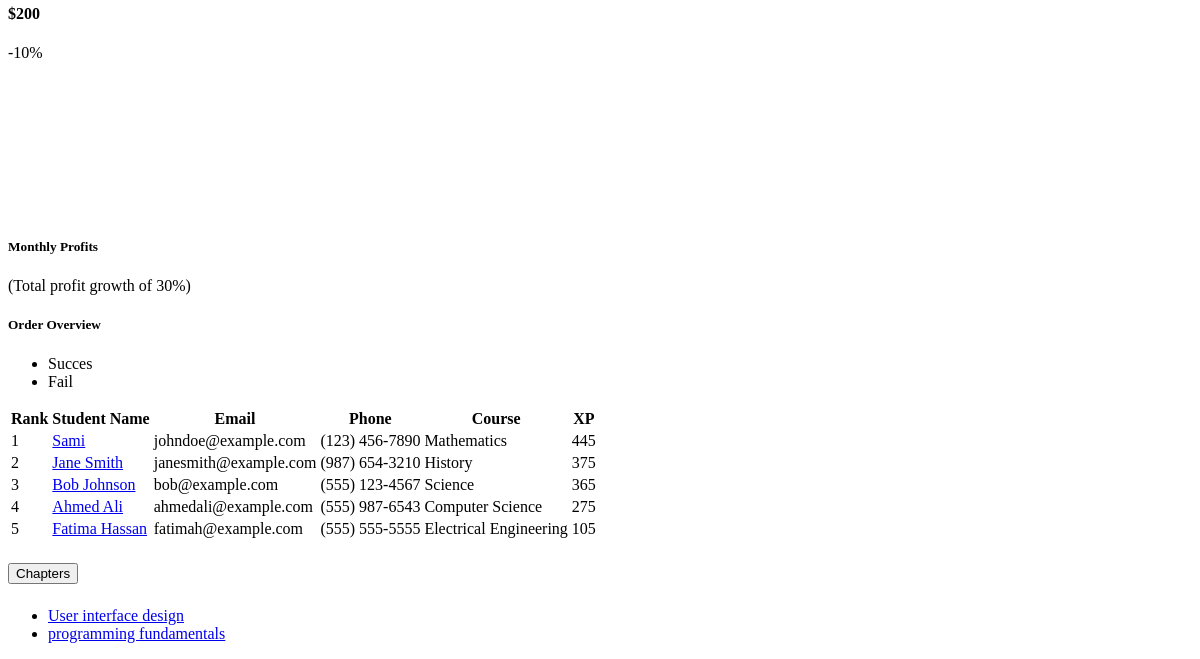
The page /course/1/analyse/ (signed in, lower part) on the database as committed earlier.
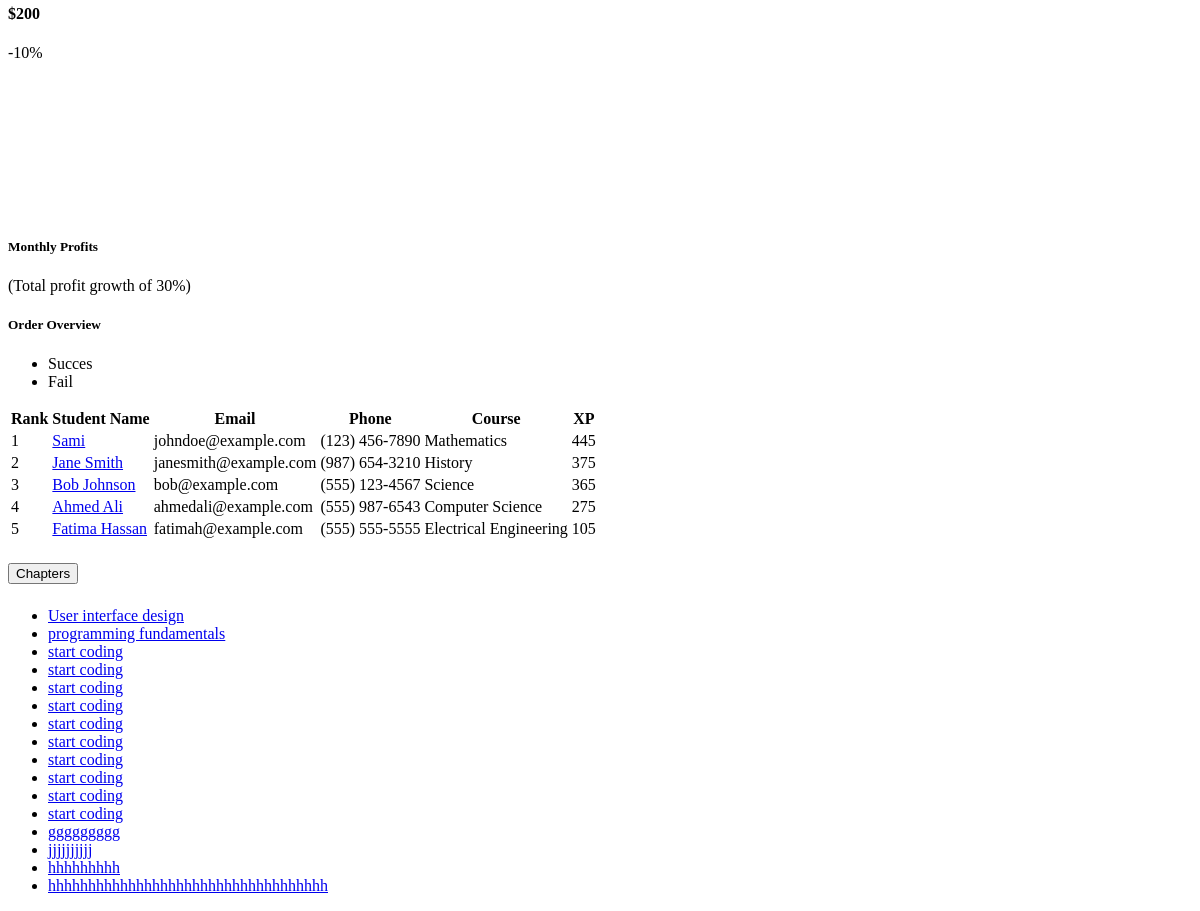
The same page on the database as committed later.
### cubaapp/models.py (models this page shows, shortened)
class Chapiter(models.Model):
    formation = models.ForeignKey(Formation, on_delete=models.CASCADE)
    title = models.CharField(max_length=255)
    file = models.FileField(upload_to='chapiter_files/')
    text = models.TextField(default="")
    is_active = models.BooleanField(default=False)

### cubaapp/views.py (the view)
# urls.py: path('course/<int:id>/analyse/', views.analyse, name="analyse"),
@login_required(login_url="/login_home")
def analyse(request,id):
    tags = Chapiter.objects.filter(formation_id=id)
    formation = Formation.objects.get(id=id)
    context = {
        'all_tags':tags,
        'formation':formation
    }
    return render(request,"pages/analyse/index.html",context)

### cubaapp/templates/pages/analyse/index.html (shortened to what this page needs)
{% extends 'base.html' %}
{% load static %}
{% load sass_tags %}
{% block css %}
<link rel="stylesheet" type="text/css" href="{% sass_src 'assets/scss/vendors/datatables.scss' %}">
{% endblock %}
{% block content %}
<div class="page-body">
      <div class="container-fluid" style="padding-top: 30px;">
            {% include "pages/analyse/components/top.html" %}
            <div class="row">
            <div class="col-md-8">
                  <div class="card">
                    <div class="card-body">
                      <div class="table-responsive">
                        <table class="display" id="row-select-delete">
                          <thead>
                            <tr>
                              <th>Rank</th>
                              <th>Student Name</th>
                              <th>Email</th>
                              <th>Phone</th>
                              <th>Course</th>
                              <th>XP</th>
                            </tr>
                          </thead>
                          <tbody>
                            <tr>
                              <td>1</td>
                              <td><a href="{%url 'user' 1%}">Sami</a></td>
                              <td>johndoe@example.com</td>
                              <td>(123) 456-7890</td>
                              <td>Mathematics</td>
                              <td><span class="badge badge-light-success">445</span></td>
                            </tr>
                            <tr>
                              <td>2</td>
                              <td><a href="{%url 'user' 1%}">Jane Smith</a></td>
                              <td>janesmith@example.com</td>
                              <td>(987) 654-3210</td>
                              <td>History</td>
                              <td><span class="badge badge-light-warning">375</span></td>
                            </tr>
                            <tr>
                              <td>3</td>
                              <td><a href="{%url 'user' 1%}">Bob Johnson</a></td>
                              <td>bob@example.com</td>
                              <td>(555) 123-4567</td>
                              <td>Science</td>
                              <td><span class="badge badge-light-warning">365</span></td>
                            </tr>
                            <tr>
                              <td>4</td>
                              <td><a href="{%url 'user' 1%}">Ahmed Ali</a></td>
                              <td>ahmedali@example.com</td>
                              <td>(555) 987-6543</td>
                              <td>Computer Science</td>
                              <td><span class="badge badge-light-warning">275</span></td>
                            </tr>
                            <tr>
                              <td>5</td>
                              <td><a href="{%url 'user' 1%}">Fatima Hassan</a></td>
                              <td>fatimah@example.com</td>
                              <td>(555) 555-5555</td>
                              <td>Electrical Engineering</td>
                              <td><span class="badge badge-light-danger">105</span></td>
                            </tr>
                          </tbody>
                        </table>
                      </div>
                    </div>
                  </div>
                </div>
                <div class="col-md-4 ">
                  <div class="default-according style-1 faq-accordion job-accordion" id="accordionoc">
                    <div class="row">
                      <div class="col-xl-12">
                        <div class="card">
                          <div class="card-header">
                            <h5 class="mb-0">
                              <button class="btn btn-link" data-bs-toggle="collapse" data-bs-target="#collapseicon1"
                                aria-expanded="true" aria-controls="collapseicon1">Chapters</button>
                            </h5>
                          </div>
                          <div class="collapse show" id="collapseicon1" aria-labelledby="collapseicon1" data-bs-parent="#accordion">
                            <div class="categories">
                              <ul>
                                {% for tag in all_tags %}
                                <li><a href="#">{{ tag.title }} </a>
                                </li>
                                {% endfor %}
                              </ul>
                            </div>
                          </div>
                        </div>
                      </div>
                    </div>
                  </div>
                </div>
            </div>
      </div>
</div>
{% endblock %}

### cubaapp/templates/base.html (shortened to what this page needs)
{% load static %}
{% load sass_tags %}
<!DOCTYPE html>
<html lang="en"dir="{{layout}}" >
  <head>
    <link rel="stylesheet" type="text/css" href="{% static 'assets/css/font-awesome.css'%}">
    <link rel="stylesheet" type="text/css" href="{% sass_src 'assets/scss/vendors/icofont.scss'%}">
    <link rel="stylesheet" type="text/css" href="{% sass_src 'assets/scss/vendors/themify.scss'%}">
    <link rel="stylesheet" type="text/css" href="{% sass_src 'assets/scss/vendors/flag-icon.scss'%}">
    <link rel="stylesheet" type="text/css" href="{% sass_src 'assets/scss/vendors/feather-icon.scss'%}">
  <link rel="stylesheet" type="text/css" href="{% sass_src 'assets/scss/vendors/slick.scss'%}">
  <link rel="stylesheet" type="text/css" href="{% static 'assets/css/vendors/slick-theme.css'%}">
  <link rel="stylesheet" type="text/css" href="{% sass_src 'assets/scss/vendors/scrollbar.scss'%}">
  <link rel="stylesheet" type="text/css" href="{% sass_src 'assets/scss/vendors/animate.scss'%}">
  {% block css %} {% endblock %}
  <link rel="stylesheet" type="text/css" href="{% sass_src 'assets/scss/vendors/bootstrap.scss' %}" />
  <link rel="stylesheet" type="text/css" href="{% sass_src 'assets/scss/style.scss' %}" />
  <link id="color" rel="stylesheet" href="{% sass_src 'assets/scss/color-1.scss' %}" media="screen" />
  <link rel="stylesheet" type="text/css" href="{% sass_src 'assets/scss/responsive.scss' %}" />
</head>
<body class="{{layout}}" onload="{{jsFunction}}">
  <div class="page-wrapper compact-wrapper" id="pageWrapper">
    <div class="page-body-wrapper">
      {% block content %} {% endblock %}
    </div>
  </div>
</body>
</html>

### cubaapp/templates/layout/header.html (shortened to what this page needs)
{% load static %}
{% load sass_tags %}

### cubaapp/templates/layout/sidebar.html (shortened to what this page needs)
{% load static %}
{% load sass_tags %}

### cubaapp/templates/pages/analyse/components/top.html (shortened to what this page needs)
{% load static %}
<div class="row size-column">
  <div class=" col-md-12 box-col-8 grid-ed-12">
    <div class="row">
      <div class="col-xxl-3 col-md-6 box-col-6">
        <div class="row">
          <div class="col-12">
            <div class="card small-widget">
              <div class="card-body secondary"><span class="f-light">Average Sale</span>
                <div class="d-flex align-items-end gap-1">
                  <h4>$200</h4><span class="font-secondary f-12 f-w-500"><span>-10%</span></span>
                </div>
                <div class="bg-gradient">
                  <svg class="stroke-icon svg-fill">
                    <use href="{% static 'assets/svg/icon-sprite.svg'%}#sale"></use>
                  </svg>
                </div>
              </div>
            </div>
          </div>
        </div>
      </div>
      <div class="col-xxl-3 col-md-6 box-col-6">
        <div class="card">
          <div class="card-header card-no-border">
            <h5>Monthly Profits</h5><span class="f-light f-w-500 f-14">(Total profit growth of 30%)</span>
          </div>
        </div>
      </div>
      <div class="col-xxl-6 box-col-12">
        <div class="card">
          <div class="card-header card-no-border">
            <h5>Order Overview</h5>
          </div>
          <div class="card-body pt-0">
            <div class="row m-0 overall-card overview-card">
              <div class=" col-md-12  p-0 box-col-12">
                <div class="chart-right">
                  <div class="row">
                    <div class="col-xl-12">
                      <div class="card-body p-0">
                        <ul class="balance-data">
                          <li><span class="f-light ms-1">Succes</span></li>
                          <li><span class="f-light ms-1">Fail</span></li>
                        </ul>
                      </div>
                    </div>
                  </div>
                </div>
              </div>
            </div>
          </div>
        </div>
      </div>
    </div>
  </div>
</div>

Rows that differ between the two databases and show on the page:
added Chapiter: title "start coding"
added Chapiter: title "start coding"
added Chapiter: title "start coding"
added Chapiter: title "start coding"
added Chapiter: title "start coding"
added Chapiter: title "start coding"
added Chapiter: title "start coding"
added Chapiter: title "start coding"
added Chapiter: title "start coding"
added Chapiter: title "start coding"
added Chapiter: title "ggggggggg"
added Chapiter: title "jjjjjjjjjj"
added Chapiter: title "hhhhhhhhh"
added Chapiter: title "hhhhhhhhhhhhhhhhhhhhhhhhhhhhhhhhhhh"
